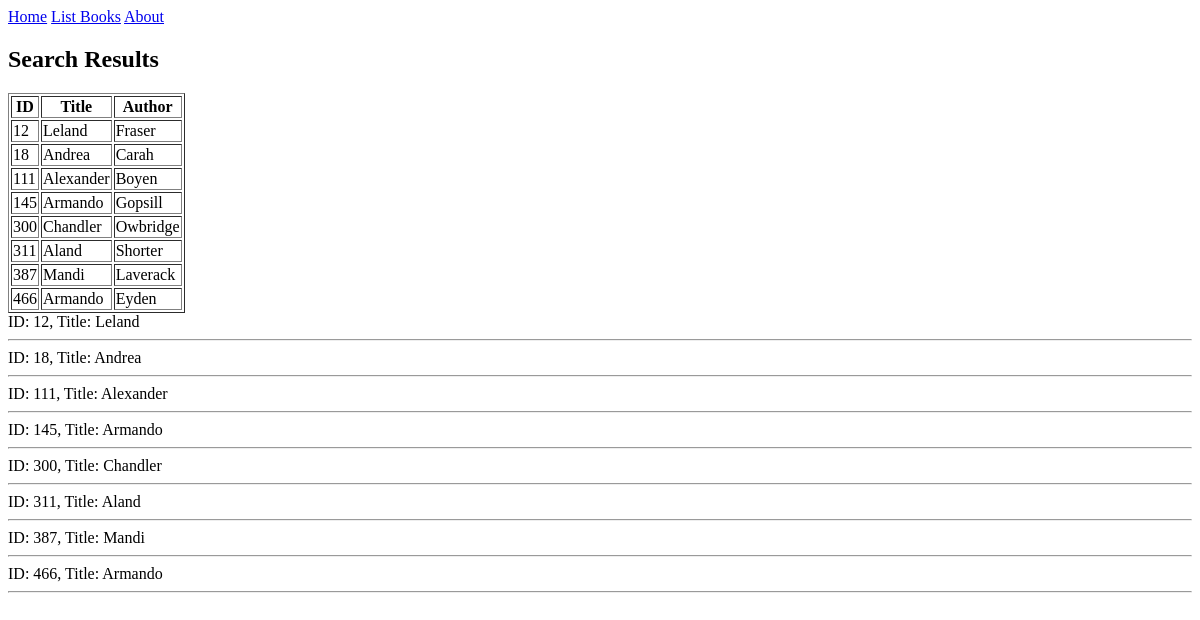
The page /books/complex/query on the database its author committed.
### apps/bookmodule/models.py (models this page shows)
class Book(models.Model):
    title = models.CharField(max_length = 50)
    author = models.CharField(max_length = 50)
    price = models.FloatField(default = 0.0)
    edition = models.SmallIntegerField(default = 1)

### apps/bookmodule/views.py (the view)
# urls.py: path('complex/query', views.complex_query  , name='books.lookup_query'),
def complex_query(request):
    mybooks=books=Book.objects.filter(author__isnull = False).filter(title__icontains='and').filter(edition__gte = 2).exclude(price__lte = 100)[:10]
    if len(mybooks)>=1:
        return render(request, 'bookmodule/bookList.html', {'books':mybooks})
    else:
        return render(request, 'bookmodule/index.html')

### apps/templates/bookmodule/bookList.html
{% extends "layouts/base.html" %}
{% block content %}
<h2>Search Results</h2>
{% if books %}
    <table border="1">
        <thead>
            <tr>
                <th>ID</th>
                <th>Title</th>
                <th>Author</th>
            </tr>
        </thead>
        <tbody>
            {% for book in books %}
            <tr>
                <td>{{ book.id }}</td>
                <td>{{ book.title }}</td>
                <td>{{ book.author }}</td>
            </tr>
            {% endfor %}
        </tbody>
    </table>
{% else %}
    <p>No books found.</p>
{% endif %}
{% for obj in books %}
    ID: {{obj.id}}, Title: {{obj.title}}
        <hr>
{% endfor %}
{% endblock %}

### rows shown on the page
Book: id "12", title "Leland", author "Fraser"
Book: id "18", title "Andrea", author "Carah"
Book: id "111", title "Alexander", author "Boyen"
Book: id "145", title "Armando", author "Gopsill"
Book: id "300", title "Chandler", author "Owbridge"
Book: id "311", title "Aland", author "Shorter"
Book: id "387", title "Mandi", author "Laverack"
Book: id "466", title "Armando", author "Eyden"
